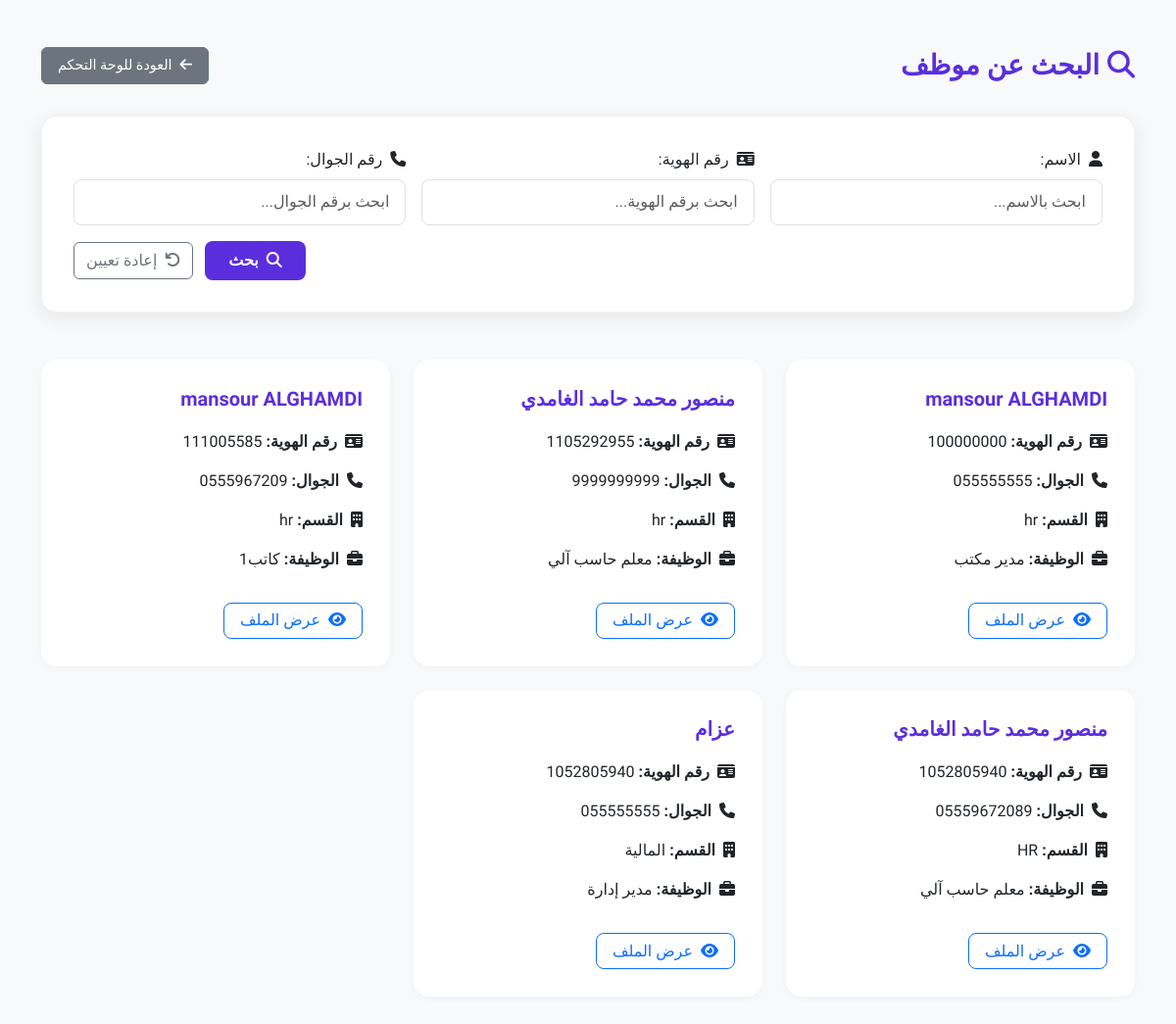
Page /search/ (signed in) on the committed database.
### core/models.py (models this page shows, shortened)
class EmployeeProfile(models.Model):
    user = models.OneToOneField(settings.AUTH_USER_MODEL, on_delete=models.CASCADE)
    national_id = models.CharField(max_length=20)
    job_title = models.CharField(max_length=100)
    phone = models.CharField(max_length=15)
    department = models.CharField(max_length=100)
    personal_image = models.ImageField(upload_to='profiles/', blank=True, null=True)

class User(AbstractUser):
    ROLE_CHOICES = (
        ('manager', 'مدير'),
        ('employee', 'موظف'),
    )
    role = models.CharField(max_length=20, choices=ROLE_CHOICES)

### core/views.py (the view)
# urls.py: path('search/', views.search_employees, name='employee_search'),
@login_required
@user_passes_test(is_manager)
def search_employees(request):
    query_name = request.GET.get('name')
    query_nid = request.GET.get('nid')
    query_phone = request.GET.get('phone')
    results = EmployeeProfile.objects.all()
    if query_name:
        results = results.filter(user__first_name__icontains=query_name)
    if query_nid:
        results = results.filter(national_id__icontains=query_nid)
    if query_phone:
        results = results.filter(phone__icontains=query_phone)
    return render(request, 'core/search.html', {'results': results})

### core/views.py (called while the page is built)
def is_manager(user):
    return user.is_superuser or user.role == 'manager'

### core/templates/core/search.html (shortened to what this page needs)
<!DOCTYPE html>
<html lang="ar" dir="rtl">
<head>
  <link href="https://cdn.jsdelivr.net/npm/bootstrap@5.3.0/dist/css/bootstrap.rtl.min.css" rel="stylesheet" />
  <link rel="stylesheet" href="https://cdnjs.cloudflare.com/ajax/libs/font-awesome/6.4.0/css/all.min.css">
</head>
<body>
<div class="container py-5">
  <div class="page-header">
    <h3><i class="fas fa-search me-2"></i>البحث عن موظف</h3>
    <a href="{% url 'manager_dashboard' %}" class="btn btn-secondary btn-back">
      <i class="fas fa-arrow-left me-2"></i>العودة للوحة التحكم
    </a>
  </div>
  <form method="get" class="search-form">
    <div class="row g-3">
      <div class="col-md-4">
        <label class="form-label"><i class="fas fa-user me-2"></i>الاسم:</label>
        <input type="text" name="name" class="form-control" placeholder="ابحث بالاسم..." value="{{ request.GET.name }}">
      </div>
      <div class="col-md-4">
        <label class="form-label"><i class="fas fa-id-card me-2"></i>رقم الهوية:</label>
        <input type="text" name="nid" class="form-control" placeholder="ابحث برقم الهوية..." value="{{ request.GET.nid }}">
      </div>
      <div class="col-md-4">
        <label class="form-label"><i class="fas fa-phone me-2"></i>رقم الجوال:</label>
        <input type="text" name="phone" class="form-control" placeholder="ابحث برقم الجوال..." value="{{ request.GET.phone }}">
      </div>
      <div class="col-12 text-end mt-3">
        <button type="submit" class="btn btn-primary"><i class="fas fa-search me-2"></i>بحث</button>
        <a href="{% url 'employee_search' %}" class="btn btn-outline-secondary ms-2">
          <i class="fas fa-undo me-2"></i>إعادة تعيين
        </a>
      </div>
    </div>
  </form>
  {% if results %}
    <div class="row row-cols-1 row-cols-md-2 row-cols-lg-3 g-4">
      {% for emp in results %}
        <div class="col">
          <div class="result-card">
            <h5>{{ emp.user.get_full_name }}</h5>
            <p><strong><i class="fas fa-id-card me-2"></i>رقم الهوية:</strong> {{ emp.national_id }}</p>
            <p><strong><i class="fas fa-phone me-2"></i>الجوال:</strong> {{ emp.phone }}</p>
            <p><strong><i class="fas fa-building me-2"></i>القسم:</strong> {{ emp.department }}</p>
            <p><strong><i class="fas fa-briefcase me-2"></i>الوظيفة:</strong> {{ emp.job_title }}</p>
            <a href="{% url 'employee_profile' emp.user.id %}" class="btn btn-outline-primary">
              <i class="fas fa-eye me-2"></i>عرض الملف
            </a>
          </div>
        </div>
      {% endfor %}
    </div>
  {% endif %}
</div>
</body>
</html>

### core/templates/core/search.html (style rules this page uses)
:root { --primary-color: #5b2edd; --primary-light: #f0e9ff; --secondary-color: #6c757d; --light-bg: #f8f9fa; --card-shadow: 0 5px 20px rgba(0, 0, 0, 0.08); --transition: all 0.3s ease; }
body { background-color: var(--light-bg); font-family: 'Tajawal', sans-serif; }
.page-header { color: var(--primary-color); margin-bottom: 2rem; display: flex; justify-content: space-between; align-items: center; flex-wrap: wrap; }
.page-header h3 { margin: 0; font-weight: bold; }
.search-form { background: #fff; border-radius: 16px; padding: 2rem; box-shadow: var(--card-shadow); margin-bottom: 3rem; border: 1px solid rgba(0,0,0,0.05); }
.result-card { background: #fff; border-radius: 16px; padding: 1.75rem; transition: var(--transition); height: 100%; box-shadow: 0 2px 10px rgba(0,0,0,0.03); position: relative; }
.result-card h5 { color: var(--primary-color); font-weight: 700; margin-bottom: 1.25rem; }
.btn-primary { background-color: var(--primary-color); border: none; padding: 0.5rem 1.5rem; border-radius: 8px; font-weight: 600; transition: var(--transition); }
.btn-outline-primary { border-radius: 8px; font-weight: 500; padding: 0.35rem 1rem; margin-top: 1rem; }
.form-control, .form-select { border-radius: 8px; padding: 0.65rem 1rem; border: 1px solid #e0e0e0; }
.btn-back { font-size: 0.9rem; padding: 0.45rem 1rem; }

### rows in the picture
EmployeeProfile: user.get_full_name "mansour ALGHAMDI", national_id "100000000", phone "055555555", department "hr", job_title "مدير مكتب"
EmployeeProfile: user.get_full_name "منصور محمد حامد الغامدي", national_id "1105292955", phone "9999999999", department "hr", job_title "معلم حاسب آلي"
EmployeeProfile: user.get_full_name "mansour ALGHAMDI", national_id "111005585", phone "0555967209", department "hr", job_title "كاتب1"
EmployeeProfile: user.get_full_name "منصور محمد حامد الغامدي", national_id "1052805940", phone "05559672089", department "HR", job_title "معلم حاسب آلي"
EmployeeProfile: user.get_full_name "عزام", national_id "1052805940", phone "055555555", department "المالية", job_title "مدير إدارة"
